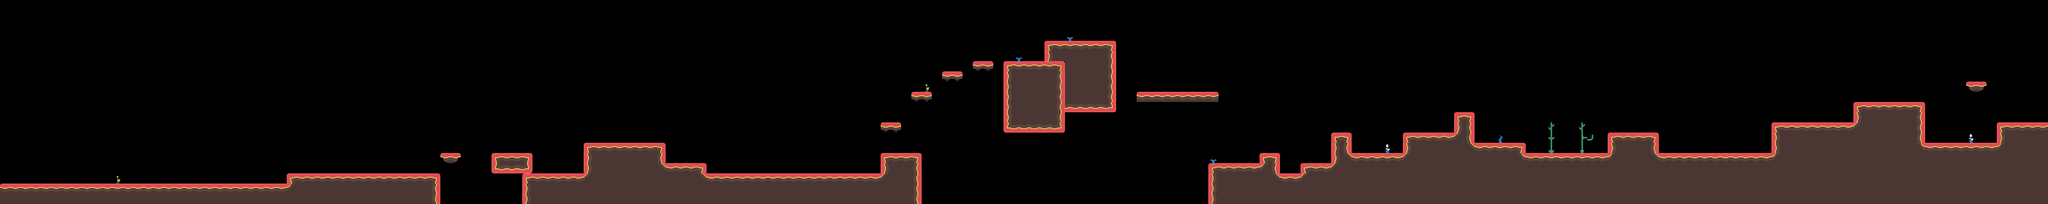

Tiled map render using the project's own tile images. Description and the map definition, with tile-layer contents summarised, below:
An orthogonal 200x20 tile map with 32x32 px tiles, 2 tile layers (tileLayer, elementLayer), 2 tilesets and 74 objects (38x coin, 16x walker, 8x jump, 5x staticshooter, 3x jumper, ...).

<map version="1.2" tiledversion="1.3.0" orientation="orthogonal" renderorder="right-down" compressionlevel="0" width="200" height="20" tilewidth="32" tileheight="32" infinite="0" nextlayerid="5" nextobjectid="146">
    <tileset firstgid="1" name="world2" tilewidth="32" tileheight="32" spacing="8" margin="4" tilecount="39" columns="39">
        <image source="world2.png" width="1560" height="40" />
    </tileset>
    <tileset firstgid="40" name="elements1" tilewidth="32" tileheight="32" spacing="8" margin="4" tilecount="40" columns="40">
        <image source="elements1.png" width="1600" height="40" />
    </tileset>
    <layer id="1" name="tileLayer" width="200" height="20">
        <data>[4000 cells, 879 non-empty, 19 distinct tile ids]</data>
    </layer>
    <objectgroup id="4" name="interactionObjects">
        <object id="128" name="jump" x="2752" y="384" width="32" height="32" />
        <object id="129" name="jump" x="2784" y="384" width="32" height="32" />
        <object id="130" name="jump" x="2848" y="288" width="32" height="32" />
        <object id="131" name="jump" x="2880" y="288" width="32" height="32" />
        <object id="132" name="jump" x="2944" y="224" width="32" height="32" />
        <object id="133" name="jump" x="2976" y="224" width="32" height="32" />
        <object id="134" name="jump" x="3040" y="192" width="32" height="32" />
        <object id="135" name="jump" x="3072" y="192" width="32" height="32" />
    </objectgroup>
    <objectgroup id="2" name="gameObjects">
        <object id="1" name="lee" x="64" y="512" width="32" height="64" />
        <object id="6" name="larry" x="64" y="512" width="32" height="64" />
        <object id="54" name="exit" x="6304" y="288" width="64" height="96" />
        <object id="55" name="staticshooter" x="6176" y="192" width="32" height="64" />
        <object id="56" name="staticshooter" x="4576" y="288" width="32" height="64" />
        <object id="59" name="staticshooter" x="5120" y="352" width="32" height="64" />
        <object id="61" name="staticshooter" x="2016" y="384" width="32" height="64" />
        <object id="62" name="coin" x="928" y="480" width="32" height="32" />
        <object id="63" name="coin" x="992" y="480" width="32" height="32" />
        <object id="64" name="coin" x="1056" y="480" width="32" height="32" />
        <object id="65" name="coin" x="1120" y="480" width="32" height="32" />
        <object id="66" name="coin" x="1184" y="480" width="32" height="32" />
        <object id="67" name="coin" x="1248" y="480" width="32" height="32" />
        <object id="68" name="coin" x="1312" y="480" width="32" height="32" />
        <object id="69" name="coin" x="1568" y="416" width="32" height="32" />
        <object id="70" name="coin" x="1600" y="416" width="32" height="32" />
        <object id="71" name="coin" x="3520" y="96" width="32" height="32" />
        <object id="72" name="coin" x="3552" y="160" width="32" height="32" />
        <object id="73" name="coin" x="3584" y="224" width="32" height="32" />
        <object id="74" name="coin" x="4288" y="416" width="32" height="32" />
        <object id="75" name="coin" x="4320" y="384" width="32" height="32" />
        <object id="76" name="coin" x="4352" y="352" width="32" height="32" />
        <object id="77" name="coin" x="4416" y="352" width="32" height="32" />
        <object id="78" name="coin" x="4480" y="352" width="32" height="32" />
        <object id="82" name="coin" x="6112" y="384" width="32" height="32" />
        <object id="83" name="coin" x="6048" y="384" width="32" height="32" />
        <object id="84" name="coin" x="5856" y="256" width="32" height="32" />
        <object id="85" name="coin" x="5824" y="256" width="32" height="32" />
        <object id="88" name="jumper" x="1024" y="480" width="32" height="64" />
        <object id="92" name="jumper" x="4544" y="288" width="32" height="64" />
        <object id="98" name="flyer" x="6240" y="320" width="32" height="64" />
        <object id="99" name="walker" x="576" y="512" width="32" height="64" />
        <object id="100" name="walker" x="1280" y="480" width="32" height="64" />
        <object id="102" name="walker" x="2624" y="480" width="32" height="64" />
        <object id="103" name="walker" x="2336" y="480" width="32" height="64" />
        <object id="104" name="walker" x="3840" y="448" width="32" height="64" />
        <object id="105" name="walker" x="4096" y="448" width="32" height="64" />
        <object id="106" name="walker" x="3392" y="64" width="32" height="64" />
        <object id="108" name="walker" x="4960" y="416" width="32" height="64" />
        <object id="109" name="walker" x="5664" y="320" width="32" height="64" />
        <object id="110" name="jumper" x="2048" y="384" width="32" height="64" />
        <object id="112" name="walker" x="5472" y="416" width="32" height="64" />
        <object id="113" name="coin" x="3008" y="96" width="32" height="32" />
        <object id="114" name="coin" x="3040" y="96" width="32" height="32" />
        <object id="115" name="coin" x="2848" y="192" width="32" height="32" />
        <object id="116" name="coin" x="2880" y="192" width="32" height="32" />
        <object id="117" name="coin" x="4800" y="384" width="32" height="32" />
        <object id="118" name="coin" x="4832" y="384" width="32" height="32" />
        <object id="119" name="coin" x="4864" y="384" width="32" height="32" />
        <object id="120" name="coin" x="5568" y="320" width="32" height="32" />
        <object id="121" name="coin" x="5600" y="320" width="32" height="32" />
        <object id="122" name="walker" x="640" y="512" width="32" height="64" />
        <object id="123" name="walker" x="704" y="512" width="32" height="64" />
        <object id="124" name="walker" x="4864" y="416" width="32" height="64" />
        <object id="125" name="walker" x="5248" y="416" width="32" height="64" />
        <object id="126" name="coin" x="6176" y="384" width="32" height="32" />
        <object id="136" name="coin" x="2752" y="224" width="32" height="32" />
        <object id="137" name="coin" x="2784" y="224" width="32" height="32" />
        <object id="138" name="coin" x="3168" y="96" width="32" height="32" />
        <object id="139" name="coin" x="3200" y="96" width="32" height="32" />
        <object id="140" name="coin" x="1856" y="384" width="32" height="32" />
        <object id="141" name="coin" x="1920" y="384" width="32" height="32" />
        <object id="142" name="coin" x="1888" y="384" width="32" height="32" />
        <object id="143" name="walker" x="3744" y="224" width="32" height="64" />
        <object id="144" name="walker" x="3648" y="224" width="32" height="64" />
        <object id="145" name="staticshooter" x="3456" y="64" width="32" height="64" />
    </objectgroup>
    <layer id="3" name="elementLayer" width="200" height="20" opacity="0.9">
        <data>[4000 cells, 15 non-empty, 10 distinct tile ids]</data>
    </layer>
</map>
